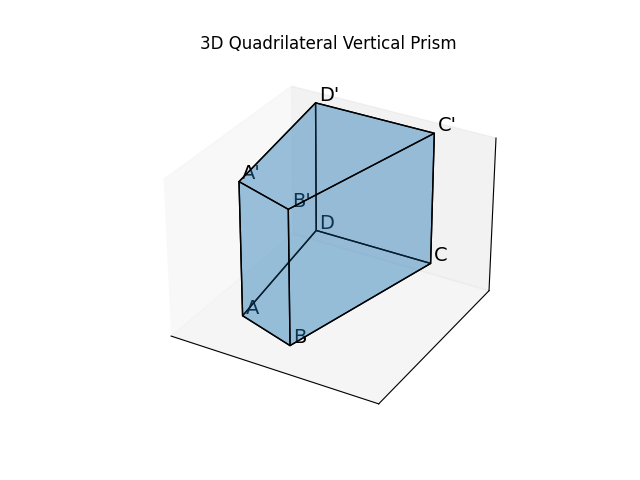

Recreate this plot in Python.
import matplotlib.pyplot as plt
import numpy as np
from mpl_toolkits.mplot3d.art3d import Poly3DCollection

# Create a figure and an axes
fig = plt.figure()
ax = fig.add_subplot(111, projection='3d')

# Define the vertices of the quadrilateral vertical prism
# Base vertices are A, B, C, D and their corresponding top vertices are A', B', C', D'
vertices = np.array([
    [0.5, 0, 0],  # A 0
    [2, -0.5, 0],  # B 1
    [3, 4, 0],  # C 2
    [0, 4, 0],  # D 3
    [0.5, 0, 4],  # A' 4
    [2, -0.5, 4],  # B' 5
    [3, 4, 4],  # C' 6
    [0, 4, 4]   # D' 7
])

# Define the sides (each as a list of indices into the vertices array)
faces = [
    [vertices[0], vertices[1], vertices[2], vertices[3]],  # ABCD
    [vertices[4], vertices[5], vertices[6], vertices[7]],  # A'B'C'D'
    [vertices[0], vertices[4], vertices[5], vertices[1]],  # AA'BB'
    [vertices[1], vertices[5], vertices[6], vertices[2]],  # BB'CC'
    [vertices[2], vertices[6], vertices[7], vertices[3]],  # CC'DD'
    [vertices[3], vertices[7], vertices[4], vertices[0]]   # DD'AA'
]

# Create a 3D polygon collection
poly3d = Poly3DCollection(faces, edgecolor='k', alpha=.25)

# Add the collection to the axes
ax.add_collection3d(poly3d)

# Auto scale to the mesh size
scale = vertices.flatten()
ax.auto_scale_xyz(scale, scale, scale)

# Removing axis labels and ticks
ax.set_xticks([])
ax.set_yticks([])
ax.set_zticks([])
ax.set_xlabel('')
ax.set_ylabel('')
ax.set_zlabel('')

# Labels and titles
vertex_labels = ['A', 'B', 'C', 'D', "A'", "B'", "C'", "D'"]
offset = 0.05  # Adjust offset if necessary for visibility
for i, txt in enumerate(vertex_labels):
    ax.text(*(vertices[i] + offset), txt, size=14, zorder=1, color='k')

ax.set_title('3D Quadrilateral Vertical Prism')

# Show the plot
plt.show()
